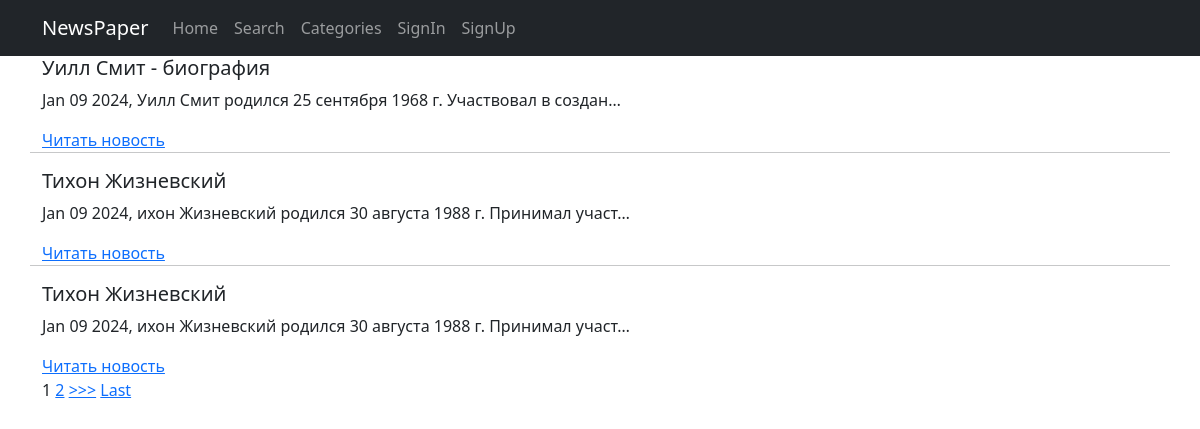
Page /news/ on the committed database.
### news/models.py (models this page shows, shortened)
class Post(models.Model, Grade):
    note = models.CharField(max_length=2, choices=NOTES, default=news)
    time_to_create = models.DateTimeField(auto_now_add=True)
    time_to_update = models.DateTimeField(auto_now=True)
    header = models.CharField(max_length=56)
    text = models.TextField()
    rating = models.IntegerField(default=0)
    author = models.ForeignKey('Author', on_delete=models.CASCADE)
    categories = models.ManyToManyField('Category', through='PostCategory')

### news/views.py (the view)
# urls.py: path('', cache_page(30)(NewsListView.as_view()), name='news_list'),
class NewsListView(BecameAuthor, ListView):
    model = Post
    ordering = '-time_to_update'
    template_name = 'news/allnews.html'
    context_object_name = 'allnews'
    paginate_by = 3

### news/templatetags/censor_filters.py (called while the page is built)
@register.filter()
def censor_filter(cens_str: str) -> str:
    try:
        if not isinstance(cens_str, str):
            raise ValueError
        cens_str_low = cens_str.lower()
        for word in censor_tuple:
            if word in cens_str_low:
                word_v = f"{word[0]}{'*'*(len(word)-1)}"
                for _ in range(cens_str_low.count(word)):
                    word_i = cens_str_low.index(word)
                    word_cens_str = cens_str[word_i:(word_i+len(word))]
                    cens_str = cens_str.replace(word_cens_str, word_v)
                    cens_str_low = cens_str.lower()
    except ValueError:
        print('Censor filter is used with str obj!')
    return cens_str

### news/views.py (called while the page is built)
    def get_context_data(self, **kwargs):
        context = super().get_context_data(**kwargs)
        context['is_not_authors'] = not self.request.user.groups.filter(
            name='authors').exists()
        context['is_authors'] = self.request.user.groups.filter(
            name='authors').exists()
        return context

### templates/news/allnews.html (shortened to what this page needs)
{% extends 'flatpages/default.html' %}
{% load censor_filters %}
{% load cache %}
{% cache 300 content %}
{% block content %}
  {% for n in allnews %}
    <h5>{{ n.header|censor_filter }}</h5>
    <p>{{ n.time_to_update|date:'M d Y' }}, {{ n.text|truncatechars:61|censor_filter }}</p>
    <a href="{% url 'news_detail' n.pk %}">Читать новость</a>
    {% if not forloop.last %}
    <hr>
    {% endif %}
  {% empty %}
    <h2 style="text-align: center; margin-top: 20px">No news here</h2>
  {% endfor %}
  {% if is_paginated %}
  <div>
    {% for num in page_obj.paginator.page_range %}
      {% if page_obj.number == num %}
        <a>{{ num }}</a>
      {% elif num > page_obj.number|add:'-2' and num < page_obj.number|add:'2' %}
        <a href="?page={{ num }}">{{ num }}</a>
      {% endif %}
    {% endfor %}
    {% if page_obj.has_next %}
      <a href="?page={{ page_obj.next_page_number }}">>>></a>
      <a href="?page={{ page_obj.paginator.num_pages }}">Last</a>
    {% endif %}
  </div>
  {% endif %}
{% endblock content %}
{% endcache %}

### rows in the picture
Post: header|censor_filter "Уилл Смит - биография", time_to_update "Jan 09 2024", text|censor_filter "Уилл Смит родился 25 сентября 1968 г. Участвовал в создан…"
Post: header|censor_filter "Тихон Жизневский", time_to_update "Jan 09 2024", text|censor_filter "ихон Жизневский родился 30 августа 1988 г. Принимал участ…"
Post: header|censor_filter "Тихон Жизневский", time_to_update "Jan 09 2024", text|censor_filter "ихон Жизневский родился 30 августа 1988 г. Принимал участ…"

### other values in the picture
{{ num }} "1"
{{ num }} "2"
